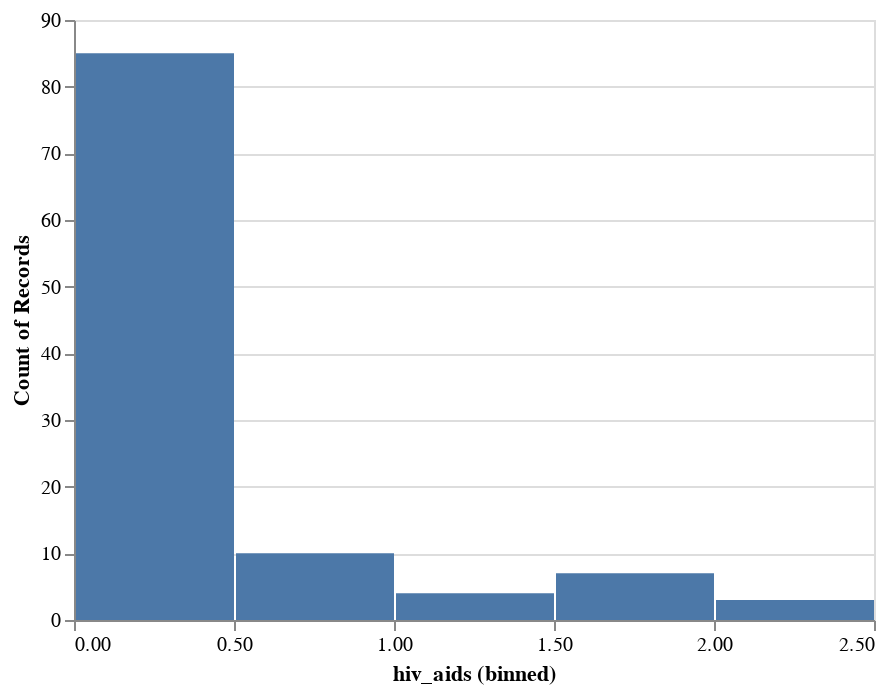

Notebook source saved alongside this figure:
### Markdown cell above
We observe a skewness of the 'gdp' data to the right.

### Code cell
alt.Chart(Health_factors_definitive).mark_bar().encode(
    x=alt.X('hiv_aids:Q', bin=alt.Bin(maxbins=10)),
    y='count():Q'
)

### Figure 1 — Vega-Lite specification as saved in the notebook (floating-point values rounded to 4 significant figures)
{"config": {"view": {"continuousWidth": 400, "continuousHeight": 300}}, "data": {"name": "data-4203d97b3550617b2bd06baec0c0ce0b"}, "mark": "bar", "encoding": {"x": {"bin": {"maxbins": 10}, "field": "hiv_aids", "type": "quantitative"}, "y": {"aggregate": "count", "type": "quantitative"}}, "$schema": "https://vega.github.io/schema/vega-lite/v4.17.0.json", "datasets": {"data-4203d97b3550617b2bd06baec0c0ce0b": [{"country": "Afghanistan", "year": 2010, "gdp": 553.3, "hiv_aids": 0.1, "status": "Developing"}, {"country": "Albania", "year": 2010, "gdp": 494.4, "hiv_aids": 0.1, "status": "Developing"}, {"country": "Algeria", "year": 2010, "gdp": 4463.0, "hiv_aids": 0.1, "status": "Developing"}, {"country": "Angola", "year": 2010, "gdp": 3530.0, "hiv_aids": 2.5, "status": "Developing"}, {"country": "Argentina", "year": 2010, "gdp": 1276.0, "hiv_aids": 0.1, "status": "Developing"}, {"country": "Armenia", "year": 2010, "gdp": 3218.0, "hiv_aids": 0.1, "status": "Developing"}, {"country": "Azerbaijan", "year": 2010, "gdp": 5843.0, "hiv_aids": 0.1, "status": "Developing"}, {"country": "Bahrain", "year": 2010, "gdp": 2722.0, "hiv_aids": 0.1, "status": "Developing"}, {"country": "Bangladesh", "year": 2010, "gdp": 757.7, "hiv_aids": 0.1, "status": "Developing"}, {"country": "Barbados", "year": 2010, "gdp": 1596.0, "hiv_aids": 0.1, "status": "Developing"}, {"country": "Belarus", "year": 2010, "gdp": 63.39, "hiv_aids": 0.1, "status": "Developing"}, {"country": "Belgium", "year": 2010, "gdp": 4438.0, "hiv_aids": 0.1, "status": "Developed"}, {"country": "Belize", "year": 2010, "gdp": 4344.0, "hiv_aids": 0.2, "status": "Developing"}, {"country": "Benin", "year": 2010, "gdp": 757.7, "hiv_aids": 1.4, "status": "Developing"}, {"country": "Bhutan", "year": 2010, "gdp": 2179.0, "hiv_aids": 0.5, "status": "Developing"}, {"country": "Bosnia and Herzegovina", "year": 2010, "gdp": 4611.0, "hiv_aids": 0.1, "status": "Developing"}, {"country": "Bulgaria", "year": 2010, "gdp": 6843.0, "hiv_aids": 0.1, "status": "Developed"}, {"country": "Burkina Faso", "year": 2010, "gdp": 575.4, "hiv_aids": 1.0, "status": "Developing"}, {"country": "Burundi", "year": 2010, "gdp": 231.2, "hiv_aids": 1.9, "status": "Developing"}, {"country": "Cabo Verde", "year": 2010, "gdp": 3313.0, "hiv_aids": 0.4, "status": "Developing"}, {"country": "Cambodia", "year": 2010, "gdp": 785.7, "hiv_aids": 0.5, "status": "Developing"}, {"country": "Chile", "year": 2010, "gdp": 1286.0, "hiv_aids": 0.1, "status": "Developing"}, {"country": "China", "year": 2010, "gdp": 456.5, "hiv_aids": 0.1, "status": "Developing"}, {"country": "Colombia", "year": 2010, "gdp": 625.7, "hiv_aids": 0.1, "status": "Developing"}, {"country": "Comoros", "year": 2010, "gdp": 769.2, "hiv_aids": 0.1, "status": "Developing"}, {"country": "Costa Rica", "year": 2010, "gdp": 8199.0, "hiv_aids": 0.1, "status": "Developing"}, {"country": "Croatia", "year": 2010, "gdp": 1356.0, "hiv_aids": 0.1, "status": "Developed"}, {"country": "Cuba", "year": 2010, "gdp": 5676.0, "hiv_aids": 0.1, "status": "Developing"}, {"country": "Cyprus", "year": 2010, "gdp": 3818.0, "hiv_aids": 0.1, "status": "Developed"}, {"country": "Denmark", "year": 2010, "gdp": 5841.0, "hiv_aids": 0.1, "status": "Developed"}, {"country": "Dominican Republic", "year": 2010, "gdp": 5452.0, "hiv_aids": 0.9, "status": "Developing"}, {"country": "Ecuador", "year": 2010, "gdp": 4657.0, "hiv_aids": 0.1, "status": "Developing"}, {"country": "El Salvador", "year": 2010, "gdp": 3474.0, "hiv_aids": 0.3, "status": "Developing"}, {"country": "Eritrea", "year": 2010, "gdp": 482.1, "hiv_aids": 0.9, "status": "Developing"}, {"country": "Ethiopia", "year": 2010, "gdp": 341.4, "hiv_aids": 1.7, "status": "Developing"}, {"country": "Fiji", "year": 2010, "gdp": 3652.0, "hiv_aids": 0.1, "status": "Developing"}, {"country": "Finland", "year": 2010, "gdp": 4622.0, "hiv_aids": 0.1, "status": "Developing"}, {"country": "France", "year": 2010, "gdp": 473.3, "hiv_aids": 0.1, "status": "Developing"}, {"country": "Georgia", "year": 2010, "gdp": 2964.0, "hiv_aids": 0.1, "status": "Developing"}, {"country": "Ghana", "year": 2010, "gdp": 1313.0, "hiv_aids": 1.9, "status": "Developing"}, {"country": "Grenada", "year": 2010, "gdp": 7366.0, "hiv_aids": 0.1, "status": "Developing"}, {"country": "Guatemala", "year": 2010, "gdp": 2826.0, "hiv_aids": 0.4, "status": "Developing"}, {"country": "Guinea", "year": 2010, "gdp": 438.8, "hiv_aids": 2.2, "status": "Developing"}, {"country": "Guyana", "year": 2010, "gdp": 326.3, "hiv_aids": 0.4, "status": "Developing"}, {"country": "Haiti", "year": 2010, "gdp": 662.3, "hiv_aids": 1.9, "status": "Developing"}, {"country": "Honduras", "year": 2010, "gdp": 1933.0, "hiv_aids": 0.4, "status": "Developing"}, {"country": "Hungary", "year": 2010, "gdp": 1326.0, "hiv_aids": 0.1, "status": "Developed"}, {"country": "India", "year": 2010, "gdp": 1346.0, "hiv_aids": 0.2, "status": "Developing"}, {"country": "Indonesia", "year": 2010, "gdp": 3113.0, "hiv_aids": 0.3, "status": "Developing"}, {"country": "Iraq", "year": 2010, "gdp": 452.7, "hiv_aids": 0.1, "status": "Developing"}, {"country": "Israel", "year": 2010, "gdp": 3662.0, "hiv_aids": 0.1, "status": "Developing"}, {"country": "Jamaica", "year": 2010, "gdp": 4683.0, "hiv_aids": 0.5, "status": "Developing"}, {"country": "Japan", "year": 2010, "gdp": 4458.0, "hiv_aids": 0.1, "status": "Developed"}, {"country": "Jordan", "year": 2010, "gdp": 3679.0, "hiv_aids": 0.1, "status": "Developing"}, {"country": "Kazakhstan", "year": 2010, "gdp": 97.65, "hiv_aids": 0.1, "status": "Developing"}, {"country": "Kiribati", "year": 2010, "gdp": 1493.0, "hiv_aids": 0.1, "status": "Developing"}, {"country": "Lebanon", "year": 2010, "gdp": 8764.0, "hiv_aids": 0.1, "status": "Developing"}, {"country": "Liberia", "year": 2010, "gdp": 327.4, "hiv_aids": 1.8, "status": "Developing"}, {"country": "Libya", "year": 2010, "gdp": 1213.0, "hiv_aids": 0.1, "status": "Developing"}, {"country": "Madagascar", "year": 2010, "gdp": 412.7, "hiv_aids": 0.5, "status": "Developing"}, {"country": "Malaysia", "year": 2010, "gdp": 971.4, "hiv_aids": 0.1, "status": "Developing"}, {"country": "Maldives", "year": 2010, "gdp": 633.8, "hiv_aids": 0.1, "status": "Developing"}, {"country": "Mali", "year": 2010, "gdp": 78.38, "hiv_aids": 1.5, "status": "Developing"}, {"country": "Malta", "year": 2010, "gdp": 2188.0, "hiv_aids": 0.1, "status": "Developed"}, {"country": "Mauritania", "year": 2010, "gdp": 123.4, "hiv_aids": 1.2, "status": "Developing"}, {"country": "Mauritius", "year": 2010, "gdp": 8.376, "hiv_aids": 0.2, "status": "Developing"}, {"country": "Mexico", "year": 2010, "gdp": 8960.0, "hiv_aids": 0.1, "status": "Developing"}, {"country": "Mongolia", "year": 2010, "gdp": 265.4, "hiv_aids": 0.1, "status": "Developing"}, {"country": "Montenegro", "year": 2010, "gdp": 6682.0, "hiv_aids": 0.1, "status": "Developing"}, {"country": "Morocco", "year": 2010, "gdp": 2834.0, "hiv_aids": 0.1, "status": "Developing"}, {"country": "Myanmar", "year": 2010, "gdp": 987.7, "hiv_aids": 0.5, "status": "Developing"}, {"country": "Nepal", "year": 2010, "gdp": 592.2, "hiv_aids": 0.2, "status": "Developing"}, {"country": "Netherlands", "year": 2010, "gdp": 5338.0, "hiv_aids": 0.1, "status": "Developed"}, {"country": "Nicaragua", "year": 2010, "gdp": 1526.0, "hiv_aids": 0.1, "status": "Developing"}, {"country": "Niger", "year": 2010, "gdp": 348.2, "hiv_aids": 0.9, "status": "Developing"}, {"country": "Oman", "year": 2010, "gdp": 1929.0, "hiv_aids": 0.1, "status": "Developing"}, {"country": "Pakistan", "year": 2010, "gdp": 14.14, "hiv_aids": 0.1, "status": "Developing"}, {"country": "Panama", "year": 2010, "gdp": 7937.0, "hiv_aids": 0.1, "status": "Developing"}, {"country": "Papua New Guinea", "year": 2010, "gdp": 1367.0, "hiv_aids": 1.1, "status": "Developing"}, {"country": "Paraguay", "year": 2010, "gdp": 3226.0, "hiv_aids": 0.1, "status": "Developing"}, {"country": "Peru", "year": 2010, "gdp": 522.5, "hiv_aids": 0.2, "status": "Developing"}, {"country": "Philippines", "year": 2010, "gdp": 2129.0, "hiv_aids": 0.1, "status": "Developing"}, {"country": "Qatar", "year": 2010, "gdp": 736.2, "hiv_aids": 0.1, "status": "Developing"}, {"country": "Romania", "year": 2010, "gdp": 8297.0, "hiv_aids": 0.1, "status": "Developed"}, {"country": "Russian Federation", "year": 2010, "gdp": 1675.0, "hiv_aids": 0.2, "status": "Developing"}, {"country": "Rwanda", "year": 2010, "gdp": 563.5, "hiv_aids": 2.3, "status": "Developing"}, {"country": "Samoa", "year": 2010, "gdp": 3453.0, "hiv_aids": 0.1, "status": "Developing"}, {"country": "Sao Tome and Principe", "year": 2010, "gdp": 1130.0, "hiv_aids": 0.5, "status": "Developing"}, {"country": "Senegal", "year": 2010, "gdp": 11.63, "hiv_aids": 0.4, "status": "Developing"}, {"country": "Serbia", "year": 2010, "gdp": 5412.0, "hiv_aids": 0.1, "status": "Developing"}, {"country": "Seychelles", "year": 2010, "gdp": 184.7, "hiv_aids": 0.1, "status": "Developing"}, {"country": "Sierra Leone", "year": 2010, "gdp": 45.13, "hiv_aids": 1.6, "status": "Developing"}, {"country": "Solomon Islands", "year": 2010, "gdp": 1272.0, "hiv_aids": 0.1, "status": "Developing"}, {"country": "Spain", "year": 2010, "gdp": 3736.0, "hiv_aids": 0.1, "status": "Developed"}, {"country": "Sri Lanka", "year": 2010, "gdp": 2820.0, "hiv_aids": 0.1, "status": "Developing"}, {"country": "Sudan", "year": 2010, "gdp": 1476.0, "hiv_aids": 0.3, "status": "Developing"}, {"country": "Suriname", "year": 2010, "gdp": 833.3, "hiv_aids": 0.5, "status": "Developing"}, {"country": "Sweden", "year": 2010, "gdp": 5276.0, "hiv_aids": 0.1, "status": "Developed"}, {"country": "Tajikistan", "year": 2010, "gdp": 738.3, "hiv_aids": 0.2, "status": "Developing"}, {"country": "Thailand", "year": 2010, "gdp": 575.3, "hiv_aids": 0.2, "status": "Developing"}, {"country": "Timor-Leste", "year": 2010, "gdp": 849.9, "hiv_aids": 0.1, "status": "Developing"}, {"country": "Tonga", "year": 2010, "gdp": 3548.0, "hiv_aids": 0.1, "status": "Developing"}, {"country": "Tunisia", "year": 2010, "gdp": 414.2, "hiv_aids": 0.1, "status": "Developing"}, {"country": "Turkey", "year": 2010, "gdp": 1673.0, "hiv_aids": 0.1, "status": "Developing"}, {"country": "Turkmenistan", "year": 2010, "gdp": 4439.0, "hiv_aids": 0.1, "status": "Developing"}, {"country": "Ukraine", "year": 2010, "gdp": 2965.0, "hiv_aids": 0.2, "status": "Developing"}, {"country": "United Arab Emirates", "year": 2010, "gdp": 3549.0, "hiv_aids": 0.1, "status": "Developing"}, {"country": "Uzbekistan", "year": 2010, "gdp": 1378.0, "hiv_aids": 0.2, "status": "Developing"}, {"country": "Vanuatu", "year": 2010, "gdp": 2966.0, "hiv_aids": 0.1, "status": "Developing"}]}}
